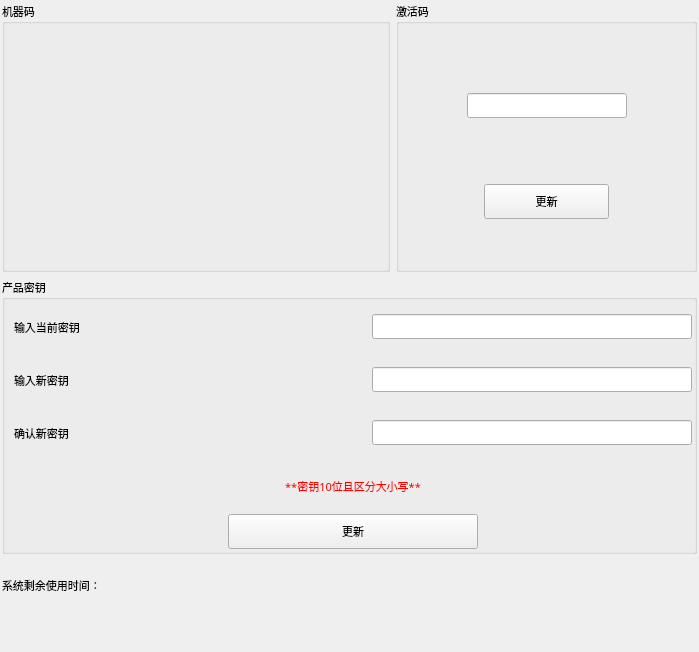
            <widget class="QWidget" name="pageUpdate">
             <layout class="QGridLayout" name="gridLayout_11">
              <property name="margin">
               <number>2</number>
              </property>
              <property name="spacing">
               <number>6</number>
              </property>
              <item row="2" column="0" colspan="2">
               <widget class="QGroupBox" name="groupBoxProCode">
                <property name="font">
                 <font>
                  <family>微软雅黑</family>
                  <pointsize>8</pointsize>
                  <weight>50</weight>
                  <bold>false</bold>
                 </font>
                </property>
                <property name="title">
                 <string>产品密钥</string>
                </property>
                <layout class="QGridLayout" name="gridLayout_13">
                 <property name="leftMargin">
                  <number>9</number>
                 </property>
                 <property name="topMargin">
                  <number>2</number>
                 </property>
                 <property name="rightMargin">
                  <number>2</number>
                 </property>
                 <property name="bottomMargin">
                  <number>2</number>
                 </property>
                 <property name="verticalSpacing">
                  <number>3</number>
                 </property>
                 <item row="0" column="0">
                  <widget class="QLabel" name="labelCurCode">
                   <property name="sizePolicy">
                    <sizepolicy hsizetype="Expanding" vsizetype="Preferred">
                     <horstretch>0</horstretch>
                     <verstretch>0</verstretch>
                    </sizepolicy>
                   </property>
                   <property name="minimumSize">
                    <size>
                     <width>0</width>
                     <height>50</height>
                    </size>
                   </property>
                   <property name="maximumSize">
                    <size>
                     <width>16777215</width>
                     <height>50</height>
                    </size>
                   </property>
                   <property name="font">
                    <font>
                     <family>微软雅黑</family>
                     <pointsize>8</pointsize>
                     <weight>50</weight>
                     <bold>false</bold>
                    </font>
                   </property>
                   <property name="styleSheet">
                    <string notr="true"/>
                   </property>
                   <property name="text">
                    <string>输入当前密钥</string>
                   </property>
                  </widget>
                 </item>
                 <item row="0" column="1">
                  <widget class="xLineEdit" name="lineEditCurProCode">
                   <property name="minimumSize">
                    <size>
                     <width>160</width>
                     <height>25</height>
                    </size>
                   </property>
                   <property name="maximumSize">
                    <size>
                     <width>320</width>
                     <height>25</height>
                    </size>
                   </property>
                   <property name="font">
                    <font>
                     <family>微软雅黑</family>
                     <pointsize>8</pointsize>
                     <weight>50</weight>
                     <italic>false</italic>
                     <bold>false</bold>
                    </font>
                   </property>
                   <property name="styleSheet">
                    <string notr="true"/>
                   </property>
                  </widget>
                 </item>
                 <item row="1" column="0">
                  <widget class="QLabel" name="labelNewCode">
                   <property name="minimumSize">
                    <size>
                     <width>0</width>
                     <height>50</height>
                    </size>
                   </property>
                   <property name="maximumSize">
                    <size>
                     <width>16777215</width>
                     <height>50</height>
                    </size>
                   </property>
                   <property name="font">
                    <font>
                     <family>微软雅黑</family>
                     <pointsize>8</pointsize>
                     <weight>50</weight>
                     <bold>false</bold>
                    </font>
                   </property>
                   <property name="styleSheet">
                    <string notr="true"/>
                   </property>
                   <property name="text">
                    <string>输入新密钥</string>
                   </property>
                  </widget>
                 </item>
                 <item row="1" column="1">
                  <widget class="xLineEdit" name="lineEditNewProCode">
                   <property name="minimumSize">
                    <size>
                     <width>160</width>
                     <height>25</height>
                    </size>
                   </property>
                   <property name="maximumSize">
                    <size>
                     <width>320</width>
                     <height>25</height>
                    </size>
                   </property>
                   <property name="font">
                    <font>
                     <family>微软雅黑</family>
                     <pointsize>8</pointsize>
                     <weight>50</weight>
                     <bold>false</bold>
                    </font>
                   </property>
                   <property name="styleSheet">
                    <string notr="true"/>
                   </property>
                  </widget>
                 </item>
                 <item row="2" column="0">
                  <widget class="QLabel" name="labelNewCode2">
                   <property name="minimumSize">
                    <size>
                     <width>0</width>
                     <height>50</height>
                    </size>
                   </property>
                   <property name="maximumSize">
                    <size>
                     <width>16777215</width>
                     <height>50</height>
                    </size>
                   </property>
                   <property name="font">
                    <font>
                     <family>微软雅黑</family>
                     <pointsize>8</pointsize>
                     <weight>50</weight>
                     <bold>false</bold>
                    </font>
                   </property>
                   <property name="styleSheet">
                    <string notr="true"/>
                   </property>
                   <property name="text">
                    <string>确认新密钥</string>
                   </property>
                  </widget>
                 </item>
                 <item row="2" column="1">
                  <widget class="xLineEdit" name="lineEditNewProCode2">
                   <property name="minimumSize">
                    <size>
                     <width>160</width>
                     <height>25</height>
                    </size>
                   </property>
                   <property name="maximumSize">
                    <size>
                     <width>320</width>
                     <height>25</height>
                    </size>
                   </property>
                   <property name="font">
                    <font>
                     <family>微软雅黑</family>
                     <pointsize>8</pointsize>
                     <weight>50</weight>
                     <bold>false</bold>
                    </font>
                   </property>
                   <property name="styleSheet">
                    <string notr="true"/>
                   </property>
                  </widget>
                 </item>
                 <item row="4" column="0" colspan="2">
                  <layout class="QHBoxLayout" name="horizontalLayout_8">
                   <item>
                    <widget class="QPushButton" name="BtnUpdateProCode">
                     <property name="minimumSize">
                      <size>
                       <width>125</width>
                       <height>35</height>
                      </size>
                     </property>
                     <property name="maximumSize">
                      <size>
                       <width>250</width>
                       <height>35</height>
                      </size>
                     </property>
                     <property name="font">
                      <font>
                       <family>微软雅黑</family>
                       <pointsize>8</pointsize>
                       <weight>50</weight>
                       <bold>false</bold>
                      </font>
                     </property>
                     <property name="styleSheet">
                      <string notr="true"/>
                     </property>
                     <property name="text">
                      <string>更新</string>
                     </property>
                    </widget>
                   </item>
                  </layout>
                 </item>
                 <item row="3" column="0" colspan="2">
                  <widget class="QLabel" name="labelIntro2">
                   <property name="minimumSize">
                    <size>
                     <width>0</width>
                     <height>50</height>
                    </size>
                   </property>
                   <property name="maximumSize">
                    <size>
                     <width>16777215</width>
                     <height>50</height>
                    </size>
                   </property>
                   <property name="palette">
                    <palette>
                     <active>
                      <colorrole role="WindowText">
                       <brush brushstyle="SolidPattern">
                        <color alpha="255">
                         <red>255</red>
                         <green>0</green>
                         <blue>0</blue>
                        </color>
                       </brush>
                      </colorrole>
                      <colorrole role="Text">
                       <brush brushstyle="SolidPattern">
                        <color alpha="255">
                         <red>255</red>
                         <green>0</green>
                         <blue>0</blue>
                        </color>
                       </brush>
                      </colorrole>
                      <colorrole role="ButtonText">
                       <brush brushstyle="SolidPattern">
                        <color alpha="255">
                         <red>255</red>
                         <green>0</green>
                         <blue>0</blue>
                        </color>
                       </brush>
                      </colorrole>
                     </active>
                     <inactive>
                      <colorrole role="WindowText">
                       <brush brushstyle="SolidPattern">
                        <color alpha="255">
                         <red>255</red>
                         <green>0</green>
                         <blue>0</blue>
                        </color>
                       </brush>
                      </colorrole>
                      <colorrole role="Text">
                       <brush brushstyle="SolidPattern">
                        <color alpha="255">
                         <red>255</red>
                         <green>0</green>
                         <blue>0</blue>
                        </color>
                       </brush>
                      </colorrole>
                      <colorrole role="ButtonText">
                       <brush brushstyle="SolidPattern">
                        <color alpha="255">
                         <red>255</red>
                         <green>0</green>
                         <blue>0</blue>
                        </color>
                       </brush>
                      </colorrole>
                     </inactive>
                     <disabled>
                      <colorrole role="WindowText">
                       <brush brushstyle="SolidPattern">
                        <color alpha="255">
                         <red>255</red>
                         <green>0</green>
                         <blue>0</blue>
                        </color>
                       </brush>
                      </colorrole>
                      <colorrole role="Text">
                       <brush brushstyle="SolidPattern">
                        <color alpha="255">
                         <red>255</red>
                         <green>0</green>
                         <blue>0</blue>
                        </color>
                       </brush>
                      </colorrole>
                      <colorrole role="ButtonText">
                       <brush brushstyle="SolidPattern">
                        <color alpha="255">
                         <red>255</red>
                         <green>0</green>
                         <blue>0</blue>
                        </color>
                       </brush>
                      </colorrole>
                     </disabled>
                    </palette>
                   </property>
                   <property name="font">
                    <font>
                     <family>微软雅黑</family>
                     <pointsize>8</pointsize>
                     <weight>50</weight>
                     <italic>false</italic>
                     <bold>false</bold>
                    </font>
                   </property>
                   <property name="styleSheet">
                    <string notr="true">color: rgb(255, 0, 0);</string>
                   </property>
                   <property name="text">
                    <string>**密钥10位且区分大小写**</string>
                   </property>
                   <property name="alignment">
                    <set>Qt::AlignCenter</set>
                   </property>
                  </widget>
                 </item>
                </layout>
               </widget>
              </item>
              <item row="0" column="0">
               <widget class="QGroupBox" name="groupBoxRegister">
                <property name="minimumSize">
                 <size>
                  <width>300</width>
                  <height>0</height>
                 </size>
                </property>
                <property name="maximumSize">
                 <size>
                  <width>388</width>
                  <height>16777215</height>
                 </size>
                </property>
                <property name="font">
                 <font>
                  <family>微软雅黑</family>
                  <pointsize>8</pointsize>
                  <weight>50</weight>
                  <bold>false</bold>
                 </font>
                </property>
                <property name="title">
                 <string>机器码</string>
                </property>
                <layout class="QGridLayout" name="gridLayout_7">
                 <item row="1" column="1">
                  <spacer name="horizontalSpacer_3">
                   <property name="orientation">
                    <enum>Qt::Horizontal</enum>
                   </property>
                   <property name="sizeHint" stdset="0">
                    <size>
                     <width>66</width>
                     <height>20</height>
                    </size>
                   </property>
                  </spacer>
                 </item>
                 <item row="0" column="1" colspan="3">
                  <widget class="QLabel" name="labelMacCode">
                   <property name="minimumSize">
                    <size>
                     <width>320</width>
                     <height>50</height>
                    </size>
                   </property>
                   <property name="maximumSize">
                    <size>
                     <width>320</width>
                     <height>50</height>
                    </size>
                   </property>
                   <property name="font">
                    <font>
                     <family>微软雅黑</family>
                     <pointsize>8</pointsize>
                     <weight>50</weight>
                     <bold>false</bold>
                    </font>
                   </property>
                   <property name="styleSheet">
                    <string notr="true"/>
                   </property>
                   <property name="text">
                    <string/>
                   </property>
                  </widget>
                 </item>
                 <item row="0" column="0">
                  <spacer name="horizontalSpacer_8">
                   <property name="orientation">
                    <enum>Qt::Horizontal</enum>
                   </property>
                   <property name="sizeHint" stdset="0">
                    <size>
                     <width>40</width>
                     <height>20</height>
                    </size>
                   </property>
                  </spacer>
                 </item>
                 <item row="1" column="3">
                  <spacer name="horizontalSpacer_4">
                   <property name="orientation">
                    <enum>Qt::Horizontal</enum>
                   </property>
                   <property name="sizeHint" stdset="0">
                    <size>
                     <width>65</width>
                     <height>20</height>
                    </size>
                   </property>
                  </spacer>
                 </item>
                 <item row="1" column="2">
                  <widget class="QRWidget" name="widgetQRcode" native="true">
                   <property name="minimumSize">
                    <size>
                     <width>171</width>
                     <height>171</height>
                    </size>
                   </property>
                   <property name="maximumSize">
                    <size>
                     <width>171</width>
                     <height>171</height>
                    </size>
                   </property>
                  </widget>
                 </item>
                 <item row="0" column="4">
                  <spacer name="horizontalSpacer_9">
                   <property name="orientation">
                    <enum>Qt::Horizontal</enum>
                   </property>
                   <property name="sizeHint" stdset="0">
                    <size>
                     <width>40</width>
                     <height>20</height>
                    </size>
                   </property>
                  </spacer>
                 </item>
                </layout>
               </widget>
              </item>
              <item row="0" column="1">
               <widget class="QGroupBox" name="groupBox">
                <property name="font">
                 <font>
                  <family>微软雅黑</family>
                  <pointsize>8</pointsize>
                  <weight>50</weight>
                  <italic>false</italic>
                  <bold>false</bold>
                 </font>
                </property>
                <property name="title">
                 <string>激活码</string>
                </property>
                <layout class="QGridLayout" name="gridLayout_10">
                 <property name="margin">
                  <number>9</number>
                 </property>
                 <item row="0" column="0">
                  <layout class="QHBoxLayout" name="horizontalLayout_7">
                   <item>
                    <spacer name="horizontalSpacer_10">
                     <property name="orientation">
                      <enum>Qt::Horizontal</enum>
                     </property>
                     <property name="sizeHint" stdset="0">
                      <size>
                       <width>30</width>
                       <height>67</height>
                      </size>
                     </property>
                    </spacer>
                   </item>
                   <item>
                    <widget class="xLineEdit" name="lineEditUpdateReg">
                     <property name="minimumSize">
                      <size>
                       <width>160</width>
                       <height>25</height>
                      </size>
                     </property>
                     <property name="maximumSize">
                      <size>
                       <width>320</width>
                       <height>25</height>
                      </size>
                     </property>
                     <property name="font">
                      <font>
                       <family>微软雅黑</family>
                       <pointsize>8</pointsize>
                       <weight>50</weight>
                       <bold>false</bold>
                      </font>
                     </property>
                     <property name="styleSheet">
                      <string notr="true"/>
                     </property>
                    </widget>
                   </item>
                   <item>
                    <spacer name="horizontalSpacer_11">
                     <property name="orientation">
                      <enum>Qt::Horizontal</enum>
                     </property>
                     <property name="sizeHint" stdset="0">
                      <size>
                       <width>30</width>
                       <height>67</height>
                      </size>
                     </property>
                    </spacer>
                   </item>
                  </layout>
                 </item>
                 <item row="1" column="0">
                  <layout class="QHBoxLayout" name="horizontalLayout_6">
                   <item>
                    <spacer name="horizontalSpacer_6">
                     <property name="orientation">
                      <enum>Qt::Horizontal</enum>
                     </property>
                     <property name="sizeHint" stdset="0">
                      <size>
                       <width>76</width>
                       <height>20</height>
                      </size>
                     </property>
                    </spacer>
                   </item>
                   <item>
                    <widget class="QPushButton" name="BtnUpdateRegCode">
                     <property name="minimumSize">
                      <size>
                       <width>125</width>
                       <height>35</height>
                      </size>
                     </property>
                     <property name="maximumSize">
                      <size>
                       <width>250</width>
                       <height>35</height>
                      </size>
                     </property>
                     <property name="font">
                      <font>
                       <family>微软雅黑</family>
                       <pointsize>8</pointsize>
                       <weight>50</weight>
                       <bold>false</bold>
                      </font>
                     </property>
                     <property name="styleSheet">
                      <string notr="true"/>
                     </property>
                     <property name="text">
                      <string>更新</string>
                     </property>
                    </widget>
                   </item>
                   <item>
                    <spacer name="horizontalSpacer_7">
                     <property name="orientation">
                      <enum>Qt::Horizontal</enum>
                     </property>
                     <property name="sizeHint" stdset="0">
                      <size>
                       <width>76</width>
                       <height>20</height>
                      </size>
                     </property>
                    </spacer>
                   </item>
                  </layout>
                 </item>
                </layout>
               </widget>
              </item>
              <item row="4" column="0" colspan="2">
               <spacer name="verticalSpacer_3">
                <property name="orientation">
                 <enum>Qt::Vertical</enum>
                </property>
                <property name="sizeHint" stdset="0">
                 <size>
                  <width>20</width>
                  <height>40</height>
                 </size>
                </property>
               </spacer>
              </item>
              <item row="3" column="0" colspan="2">
               <widget class="QLabel" name="labelRemainTime">
                <property name="minimumSize">
                 <size>
                  <width>0</width>
                  <height>50</height>
                 </size>
                </property>
                <property name="maximumSize">
                 <size>
                  <width>16777215</width>
                  <height>50</height>
                 </size>
                </property>
                <property name="font">
                 <font>
                  <family>微软雅黑</family>
                  <pointsize>8</pointsize>
                  <weight>50</weight>
                  <bold>false</bold>
                 </font>
                </property>
                <property name="styleSheet">
                 <string notr="true"/>
                </property>
                <property name="text">
                 <string>系统剩余使用时间：</string>
                </property>
               </widget>
              </item>
             </layout>
             <zorder>groupBoxRegister</zorder>
             <zorder>groupBoxProCode</zorder>
             <zorder>groupBox</zorder>
             <zorder>verticalSpacer_3</zorder>
             <zorder>labelRemainTime</zorder>
            </widget>
